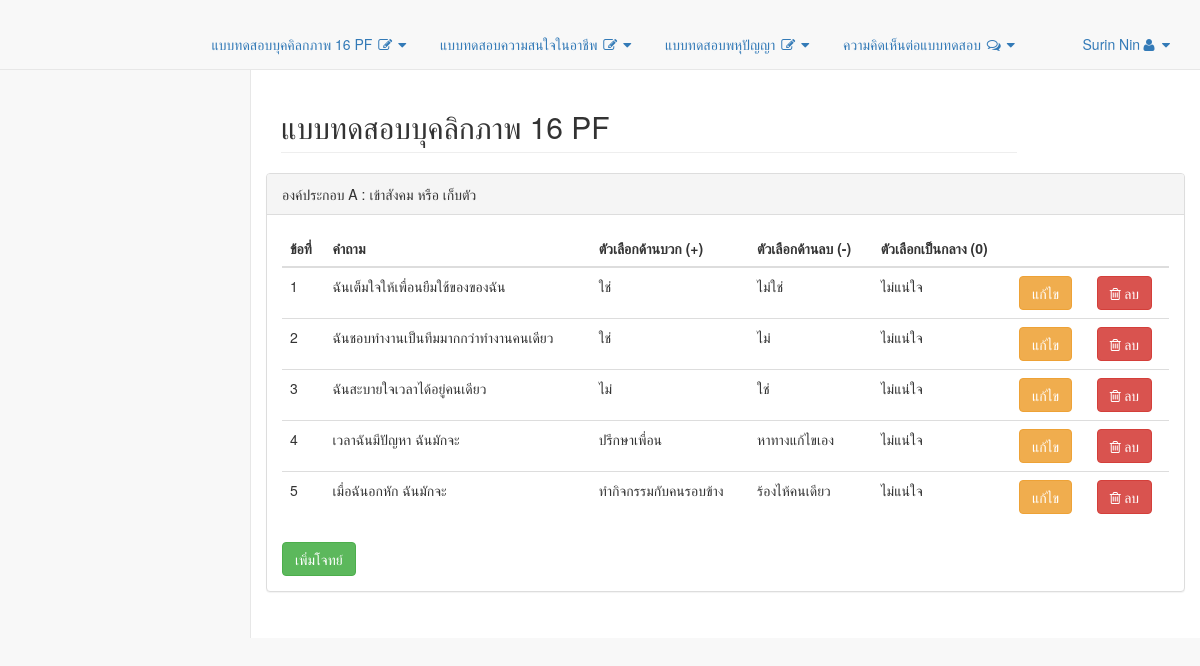
The page /pages/index.php (signed in) on the database its author committed.
### tables this page shows
CREATE TABLE `question_16pf` (
  `q_16pf_id` int(11) NOT NULL,
  `question` text NOT NULL,
  `choice1` text NOT NULL,
  `choice2` text NOT NULL,
  `choice3` text NOT NULL,
  `pers_type` varchar(2) NOT NULL,
  `positive` text NOT NULL,
  `negative` text NOT NULL
);

### Model/16pf.php (called while the page is built, shortened)
<?php
    class Question16PF
    {
        public function sertQuestion16PF($group){
                include("ConnectDatabase.php");
                $sql_sert = "SELECT `q_16pf_id`, `question`, `choice1`, `choice2`, `choice3`, `pers_type`, `Positive`, `negative` FROM `question_16pf` WHERE `pers_type`='$group'";
                $result = $conn->query($sql_sert);
                return $result;
        }
    }
?>

### pages/index.php (the view, shortened to what this page needs)
<?php
    require("../Model/16pf.php");
    $Q16pf = new Question16PF();
    $a="A";
    $ap="เข้าสังคม";
    $an="เก็บตัว";
    $Q16pfInfo = $Q16pf->sertQuestion16PF($a);
?>
<!DOCTYPE html>
<html lang="en">
<head>
    <?php include("header.php"); ?>
</head>
<body>
    <div id="wrapper">
        <?php include("menu.php"); ?>
        <div id="page-wrapper">
            <div class="row">
                <div class="col-lg-10">
                    <h2 class="page-header">แบบทดสอบบุคลิกภาพ 16 PF</h2>
                </div>
                <div class="row">
                <div class="col-lg-12">
                    <div class="panel panel-default">
                        <div class="panel-heading">
                            องค์ประกอบ <?=$a?> : <?=$ap?> หรือ <?=$an?>
                        </div>
                        <div class="panel-body">
                            <div class="table-responsive">
                                <table class="table table-hover">
                                    <thead>
                                        <tr>
                                            <th>ข้อที่</th>
                                            <th>คำถาม</th>
                                            <th>ตัวเลือกด้านบวก (+)</th>
                                            <th>ตัวเลือกด้านลบ (-)</th>
                                            <th>ตัวเลือกเป็นกลาง (0)</th>
                                            <th></th>
                                            <th></th>
                                        </tr>
                                    </thead>
                                    <tbody>
                                    <?php
                                        if($Q16pfInfo->num_rows > 0){
                                            $n=1;
                                            while($ListQ16pf = $Q16pfInfo->fetch_assoc()){
                                    ?>
                                        <tr>
                                            <td><?=$n?></td>
                                            <td><?=$ListQ16pf['question']?></td>
                                            <td><?=$ListQ16pf['choice1']?></td>
                                            <td><?=$ListQ16pf['choice2']?></td>
                                            <td><?=$ListQ16pf['choice3']?></td>
                                            <td>
                                                <form action = "16pf_edit_page1.php?codeA=<?=$a?>&codeP=<?=$ap?>&codeN=<?=$an?>&q=<?=$ListQ16pf['question']?>&c1=<?=$ListQ16pf['choice1']?>&c2=<?=$ListQ16pf['choice2']?>&c3=<?=$ListQ16pf['choice1']?>&code=<?=$ListQ16pf['q_16pf_id']?>" method="post">
                                                    <button type="submit" class="btn btn-warning">แก้ไข</button>
                                                </form>
                                            </td>
                                            <td>
                                                <form action = "../Controll/16pf_delete_controll1.php?grob=<?=$a?>&code=<?=$ListQ16pf['q_16pf_id']?>" method="post">
                                                    <button type="submit" class="btn btn-danger" name="key" ><i class="fa fa-trash-o"> ลบ</i></button>
                                                </form>
                                            </td>
                                        </tr>
                                    <?php
                                            $n++;
                                            }
                                        }
                                    ?>
                                    </tbody>
                                </table>
                                <a href="16pf_insert_page1.php?codeA=<?=$a?>&codeP=<?=$ap?>&codeN=<?=$an?>" class="btn btn-success">เพิ่มโจทย์</a>
                            </div>
                        </div>
                    </div>
                </div>
            </div>
        </div>
    </div>
</body>
</html>

### rows shown on the page
question_16pf: question "ฉันเต็มใจให้เพื่อนยืมใช้ของของฉัน", choice1 "ใช่", choice2 "ไม่ใช่", choice3 "ไม่แน่ใจ"
question_16pf: question "ฉันชอบทำงานเป็นทีมมากกว่าทำงานคนเดียว", choice1 "ใช่", choice2 "ไม่", choice3 "ไม่แน่ใจ"
question_16pf: question "ฉันสะบายใจเวลาได้อยู่คนเดียว", choice1 "ไม่", choice2 "ใช่", choice3 "ไม่แน่ใจ"
question_16pf: question "เวลาฉันมีปัญหา ฉันมักจะ", choice1 "ปรึกษาเพื่อน", choice2 "หาทางแก้ไขเอง", choice3 "ไม่แน่ใจ"
question_16pf: question "เมื่อฉันอกหัก ฉันมักจะ", choice1 "ทำกิจกรรมกับคนรอบข้าง", choice2 "ร้องไห้คนเดียว", choice3 "ไม่แน่ใจ"

### other values the page prints
$Admin['firstname'] "Surin"
$Admin['lastname'] "Nin"
$a "A"
$ap "เข้าสังคม"
$an "เก็บตัว"
